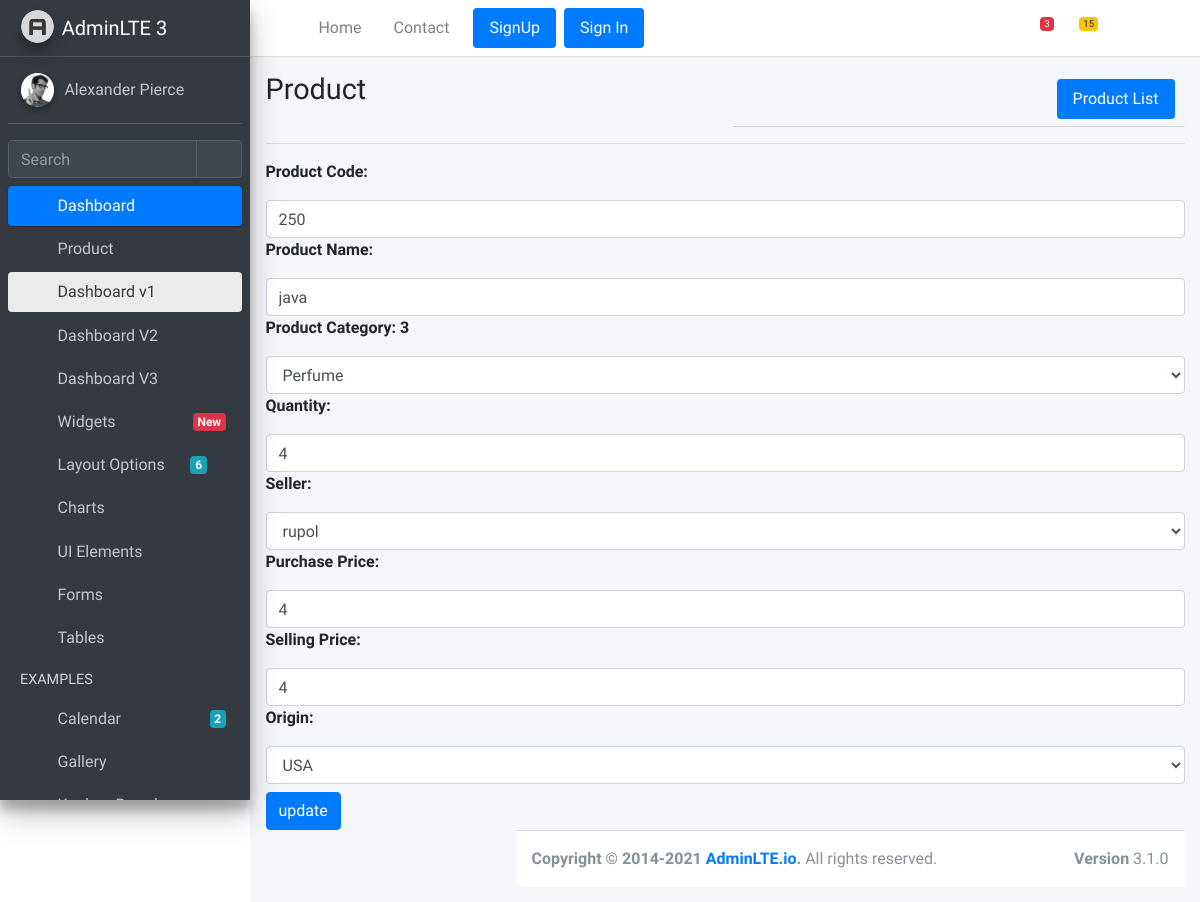
Page /update_product/3/ on the earlier database version.
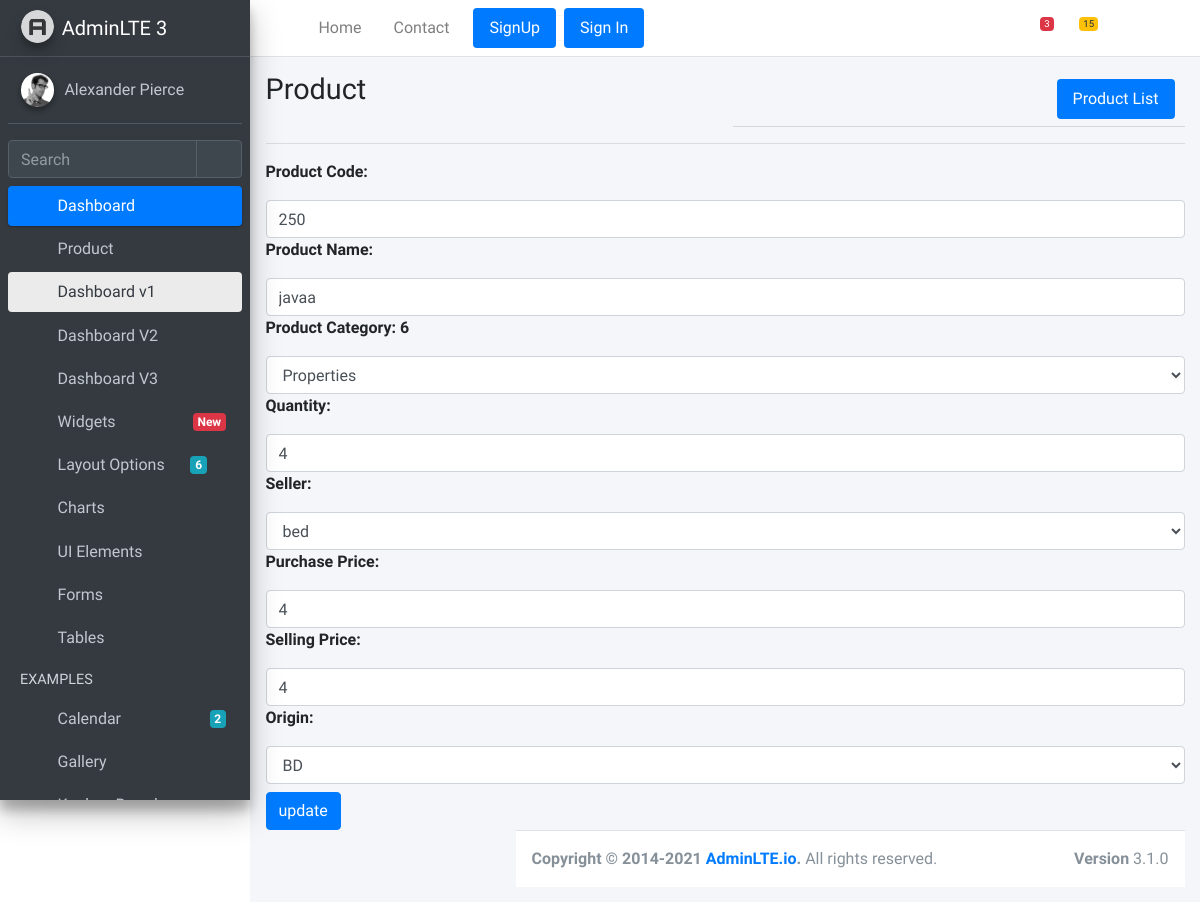
Same page on the later database version.
### products/models.py (models this page shows, shortened)
class Product(models.Model):
    product_code = models.CharField(max_length=20)
    product_name = models.CharField(max_length=20)
    product_category = models.ForeignKey(Category, on_delete=models.CASCADE, null=True, default='DEFAULT VALUE')
    product_quantity = models.PositiveBigIntegerField(null=True)
    product_seller = models.ForeignKey(Seller, on_delete=models.CASCADE, null=True, default='DEFAULT VALUE')
    product_purchase_price =models.PositiveIntegerField(null=True)
    product_selling_price = models.PositiveIntegerField(null=True)
    product_origin = models.ForeignKey(Origin, on_delete=models.CASCADE, null=True, default='DEFAULT VALUE')

class Category(models.Model):
    category_name = models.CharField(max_length=20, null=True, default='DEFAULT VALUE')

class Seller(models.Model):
    seller_name = models.OneToOneField(User, on_delete=models.CASCADE, null=True, default='DEFAULT VALUE')

class Origin(models.Model):
    origin_name = models.CharField(max_length=20, null=True, default='DEFAULT VALUE')

### products/views.py (the view, shortened to what this page needs)
# urls.py: path('update_product/<id>/', views.update_product, name='update_product'),
def update_product(request, id):
    update = Product.objects.get(id=id)
    categories=Category.objects.all()
    sellers=Seller.objects.all()
    origins=Origin.objects.all()
    context = {
        'update': update,
        'categories':categories,
        'sellers':sellers,
        'origins': origins,
    }
    return render(request, 'product/product/product_update.html', context)

### templates/product/product/product_update.html (shortened to what this page needs)
{% extends 'base.html' %}
{% load static %}
{% block content %}
  <div class="content-wrapper">
    <div class="content-header">
      <div class="container-fluid">
        <div class="row mb-2">
          <div class="col-sm-6">
            <h1 class="m-0 mb-3">Product</h1>
          </div>
          <div class="col-sm-6">
            <div class="card-header">
                <div class="card-tools">
                    <ul class="nav nav-pills ml-auto">
                    <li class="nav-item">
                        <a class="nav-link active" href="{% url 'list_product' %}">Product List</a>
                    </li>
                  </ul>
                </div>
            </div>
          </div>
        </div>
        <hr>
        <form  method="POST">
          <label class="form-group" for="name">Product Code: </label>
          <input class="form-control" type="text" name="product_code" value="{{ update.product_code }}" placeholder="{{ update.product_code }}">
          <label class="form-group" for="phone">Product Name: </label>
          <input class="form-control" type="text" name="product_name" value="{{ update.product_name }}" placeholder="{{ update.product_name }}">
          <label class="form-group" for="work_info">Product Category: {{update.product_category.id}}</label>
          <select name="product_category" id="" class="form-control" required>
            {% for category in categories %}
                <option value="{{category.id}}" {% if update.product_category.id == category.id %} selected {% endif %}  >{{category.category_name}}
                </option>
            {% endfor %}
          </select>
          <label class="form-group" for="name">Quantity: </label>
          <input class="form-control" type="text" name="product_quantity" value="{{ update.product_quantity }}" placeholder="{{ update.product_quantity }}">
          <label class="form-group" for="name">Seller: </label>
          <select name="product_seller" id="" class="form-control" required>
            {% for seller in sellers %}
                <option value="{{seller.id}}" {% if update.product_seller.id == seller.id %} selected {% endif %} >{{seller.seller_name}}
                </option>
            {% endfor %}
          </select>
          <label class="form-group" for="name">Purchase Price: </label>
          <input class="form-control" type="text" name="product_purchase_price" value="{{ update.product_purchase_price }}" placeholder="{{ update.product_purchase_price }}">
          <label class="form-group" for="phone">Selling Price: </label>
          <input class="form-control" type="text" name="product_selling_price" value="{{ update.product_selling_price }}" placeholder="{{ update.product_selling_price }}">
          <label class="form-group" for="work_info">Origin: </label>
          <select name="product_origin" id="" class="form-control" required>
            {% for origin in origins %}
                <option value="{{origin.id}}" {% if update.product_origin.id == origin.id %} selected {% endif %} >{{origin.origin_name}}
                </option>
            {% endfor %}
          </select>
          <input class="btn btn-primary mt-2" type="submit" value="update">
      </form>
  {% endblock  %}

Differences in the rows shown:
changed Product: product_name "java" → "javaa"; product_category.id "3" → "6"; product_category "Perfume" → "Properties"; product_seller "rupol" → "bed"; product_origin "USA" → "BD"
